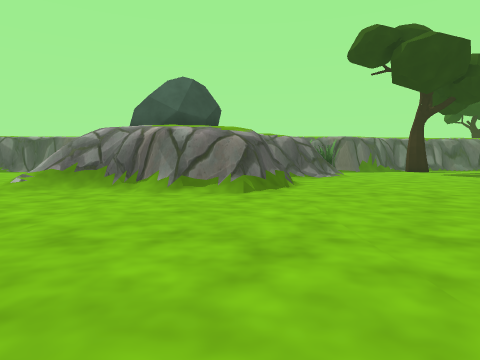
view 1 (above)

24 first-person views from a walk through a scene from a Unity 3-D project. The camera is 1.3 m above the floor, tilts 4° down and sees 75° across. The floor is counted in squares, 2 m on a side. Each view is taken from the middle of a square. On the plan, view 1 faces up. The plan holds only what a view shows up to about 10 squares ahead; the rest is blank. The place goes on beyond the plan. The player character is not drawn. Some animated figures are left out. Some surface patterns are stand-ins.

view 2
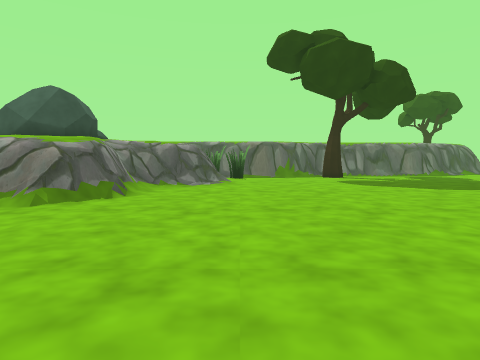

view 3
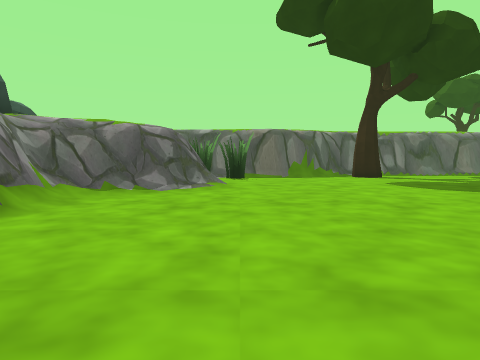

view 4
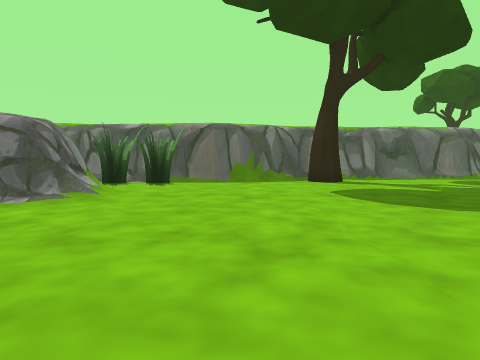

view 5
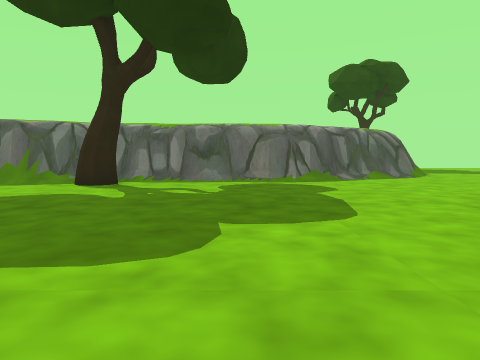

view 6
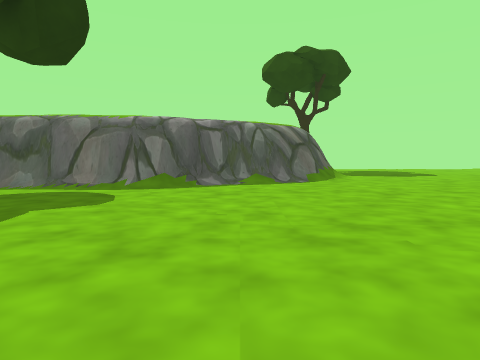

view 7
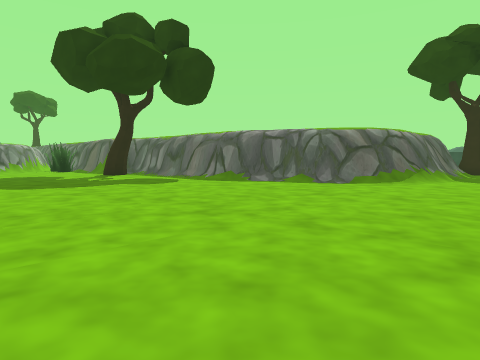

view 8
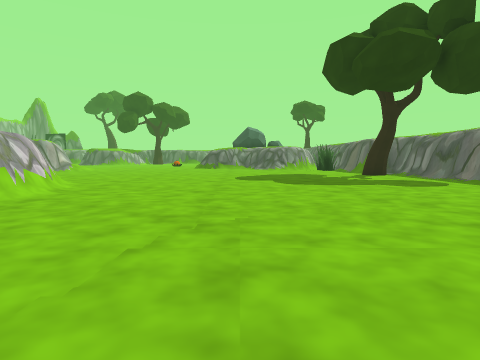

view 9
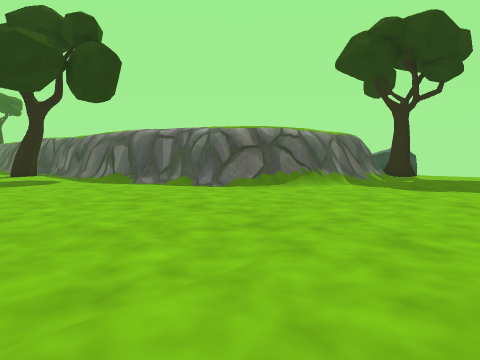

view 10
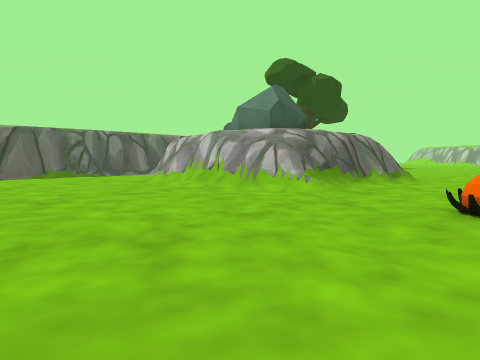

view 11
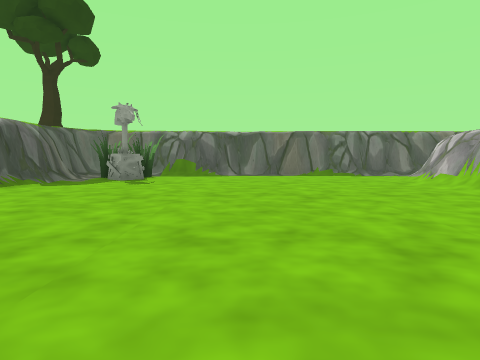

view 12
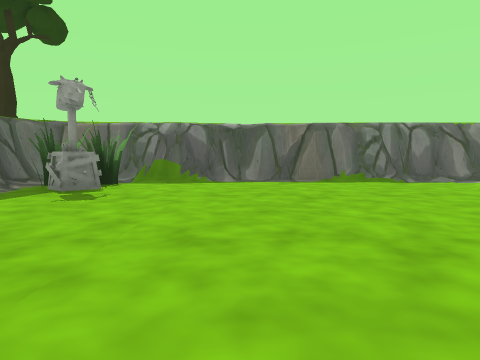

view 13
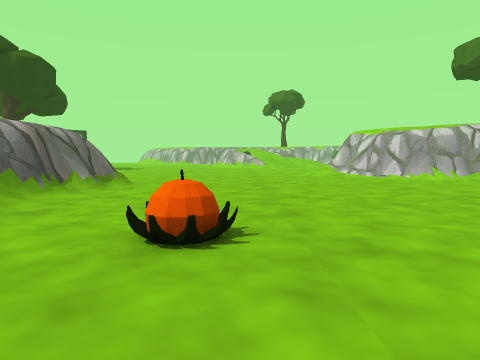

view 14
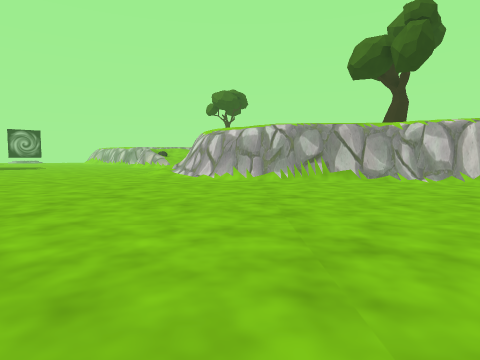

view 15
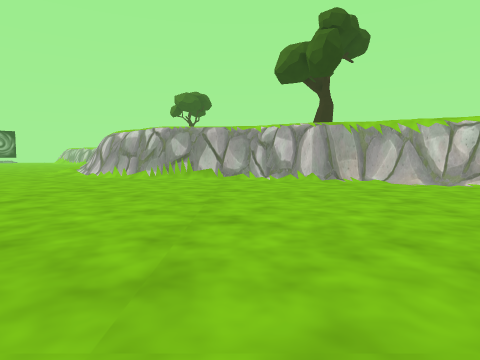

view 16
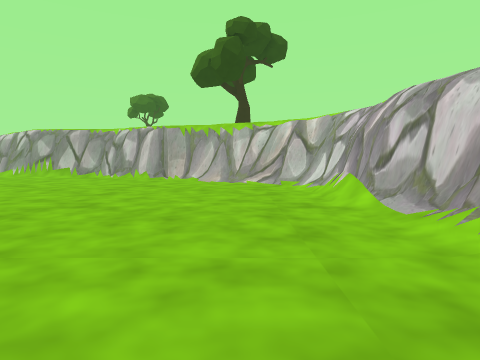

view 17
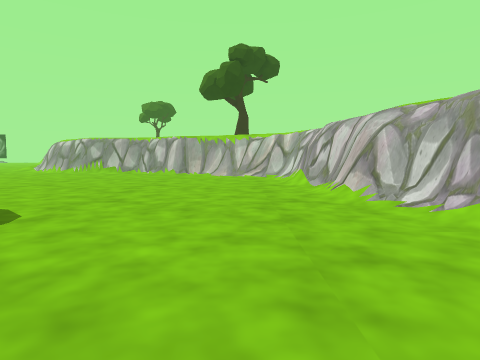

view 18
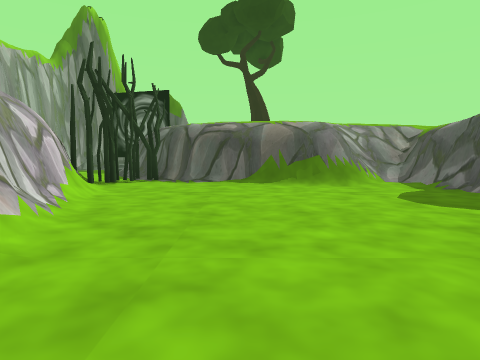

view 19
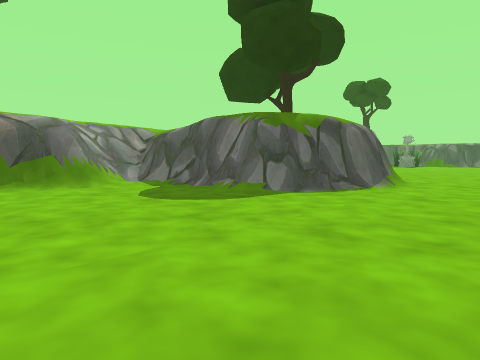

view 20
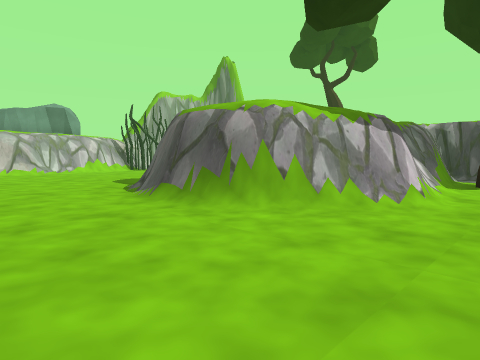

view 21
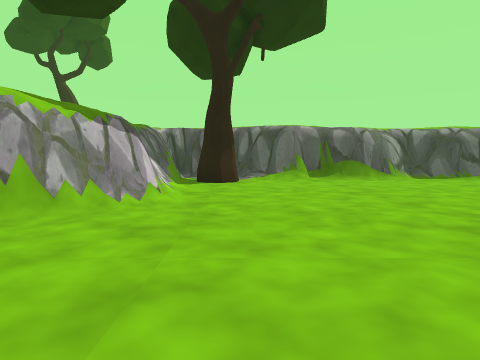

view 22
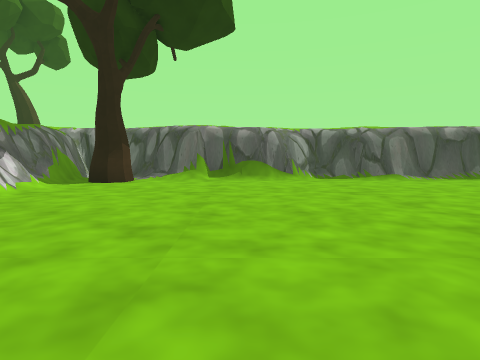

view 23
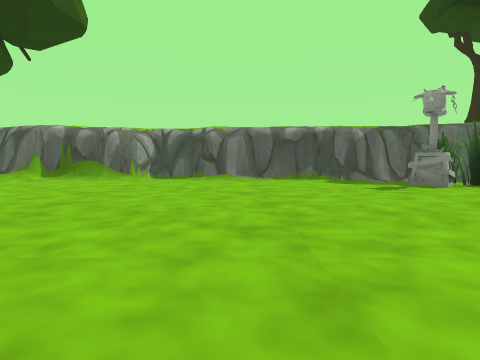

view 24
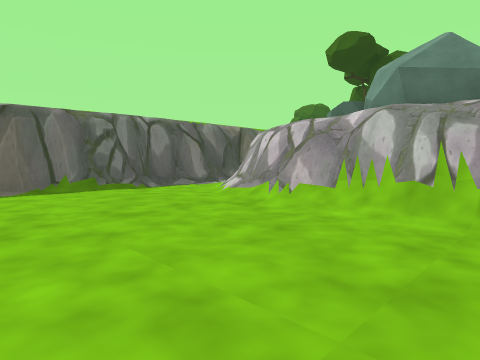

### Floor plan
Key: @ floor where view 1 was taken; # wall or solid block; . main floor; : floor 3 m higher than the main floor; / step, stairs or slope; = window, fence, low wall or low ledge; R rock; T tree; O other object.
Columns run from 15 left of view 1 to 24 right of it. Each row starts with its distance up from view 1.
 21                                   #....
 20                                  ##....
 19                                  #/....
 18                               ####.....
 17                              ##//......
 16       #              ####===#/..........
 15 #####/########  #/####.T................
 14 /##........./     ##....................
 13 #OO........#      ......................
 12 #O........== RR  ##..................../
 11 #.........=#RRR :==...................
 10 /.........= RRR#==....................
  9 /.........= RRR#=..................../
  8 =.........= :R:##....................
  7 ..........#===#==........  .........
  6 ..........//.//=.........  ........
  5 ........................   ...///
  4 .......................    ./##/
  3 ..........O............     =
  2 =.....................
  1 /....................
  0 #..............@.. /
 -1 #.................
 -2 ######...........#
 -3      ##..........#
 -4       #.........##
 -5       #.........#
 -6      ##.........#
 -7 ######..........#
 -8 =//.............#
 -9 ##/............##
-10  #/............#
-11 ##............/#
-12 #/.........../##
-13 #/........../##
-14 #.....########
-15 O..####

Where each view was taken, in squares from view 1:
view 1: 0 up, 0 right, facing up
view 2: 0 up, 4 right, facing up
view 3: 4 up, 4 right, facing up
view 4: 6 up, 6 right, facing up
view 5: 7 up, 12 right, facing up
view 6: 9 up, 16 right, facing up
view 7: 9 up, 22 right, facing up-left
view 8: 9 up, 22 right, facing left
view 9: 12 up, 24 right, facing up-left
view 10: 3 up, 10 left, facing up-right
view 11: 3 up, 10 left, facing up
view 12: 6 up, 10 left, facing up
view 13: 3 up, 8 left, facing right
view 14: 3 down, 8 left, facing right
view 15: 7 down, 9 left, facing right
view 16: 12 down, 10 left, facing right
view 17: 12 down, 14 left, facing right
view 18: 12 down, 6 left, facing left
view 19: 12 down, 6 left, facing up-left
view 20: 0 up, 6 left, facing down-left
view 21: 0 up, 6 left, facing left
view 22: 3 up, 6 left, facing left
view 23: 8 up, 6 left, facing left
view 24: 8 up, 9 left, facing up-right
